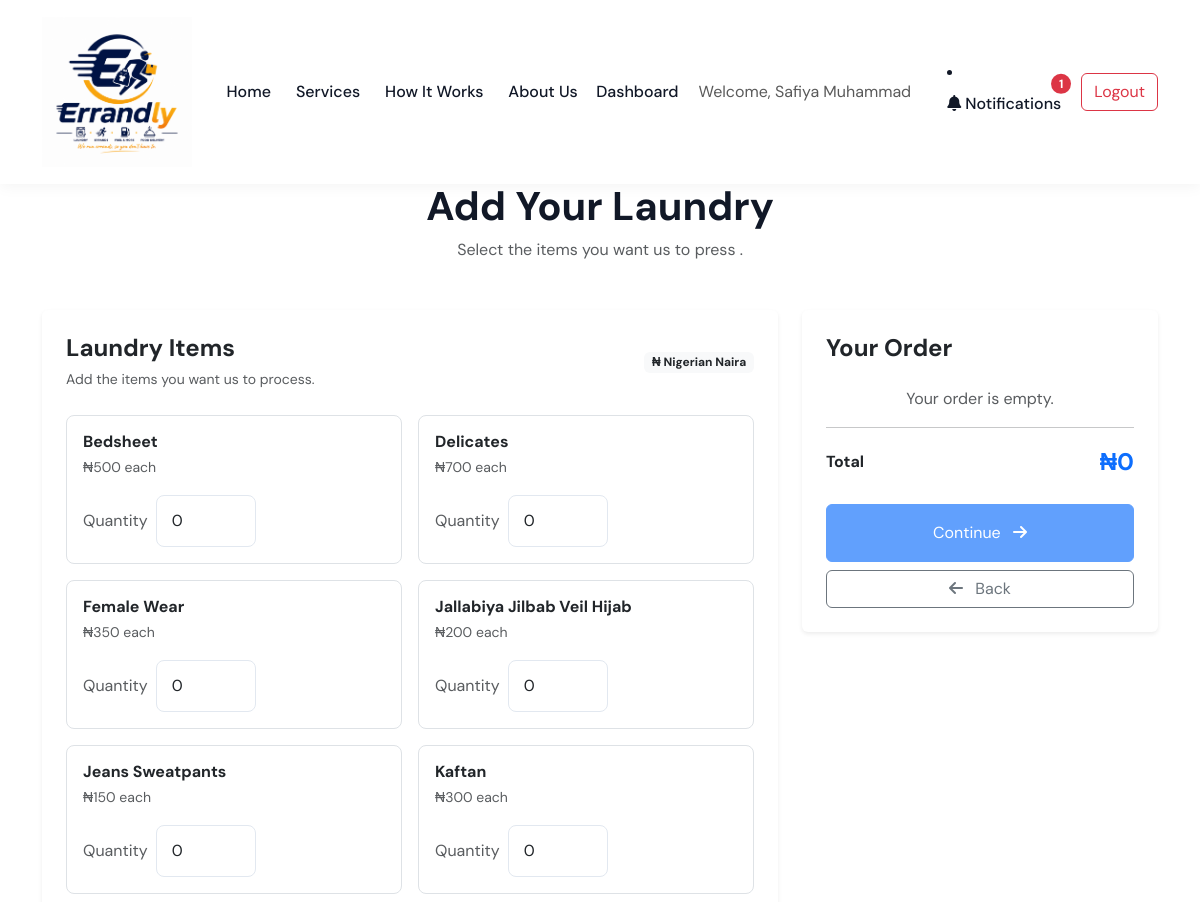
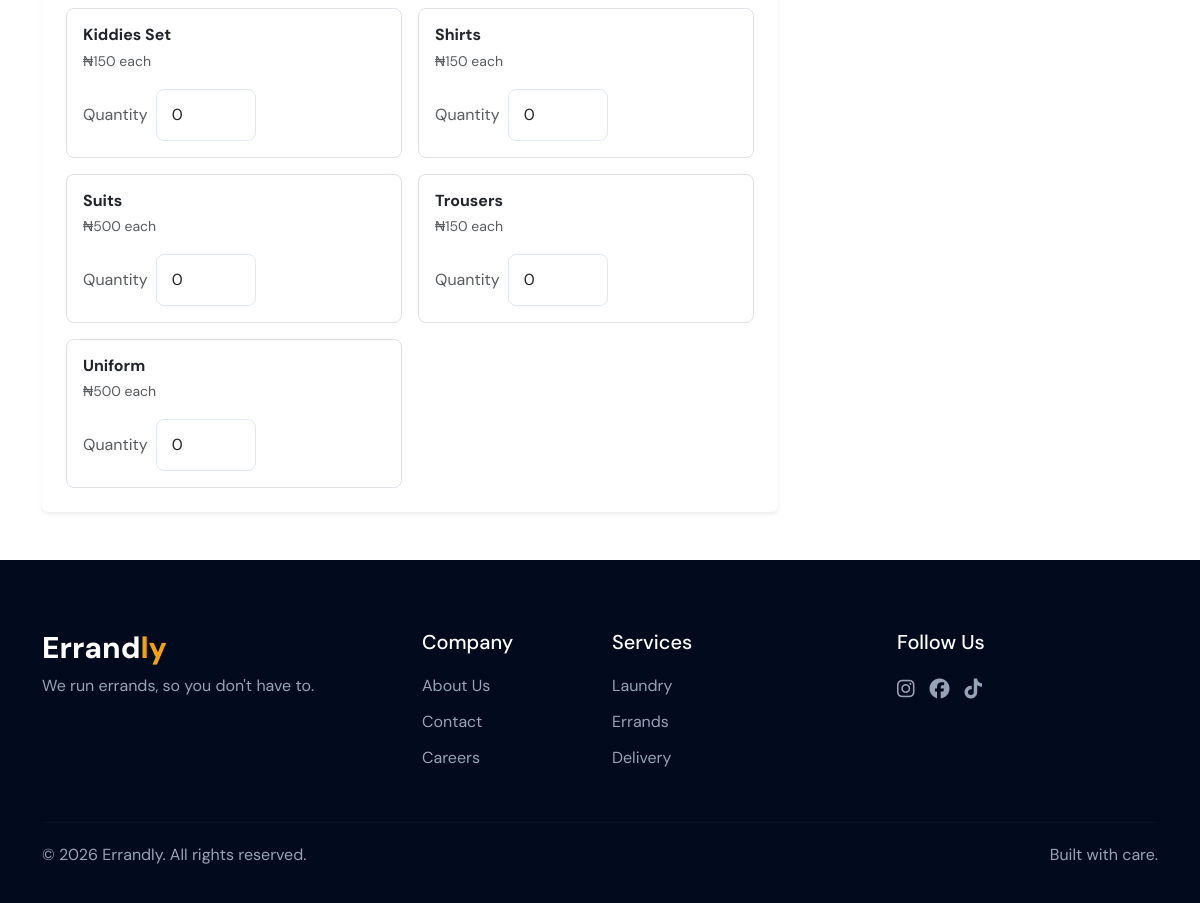
/laundry/pressing/items (signed in), run on the app's committed database (2 pictures, top to bottom).
### models.py (models this page shows)
class User(UserMixin, db.Model):
    __tablename__ = "users"
    id = db.Column(
        db.Integer,
        primary_key=True
    )
    name = db.Column(
        db.String(100),
        nullable=False
    )
    email = db.Column(
        db.String(120),
        unique=True,
        nullable=False
    )
    phone = db.Column(
        db.String(20),
        nullable=False
    )
    address = db.Column(
        db.String(250),
        nullable=False
    )
    password = db.Column(
        db.String(250),
        nullable=False
    )
    role = db.Column(
        db.String(20),
        nullable=False,
        default="customer"
    )
    notifications = db.relationship(
    "Notification",
    back_populates="user",
    cascade="all, delete-orphan"
)

class ServiceItem(db.Model):
    __tablename__ = "service_items"
    id = db.Column(
        db.Integer,
        primary_key=True
    )
    service_type = db.Column(
        db.String(30),
        nullable=False
    )
    item_name = db.Column(
        db.String(100),
        nullable=False
    )
    display_name = db.Column(
        db.String(150),
        nullable=False
    )
    price = db.Column(
        db.Integer,
        nullable=False
    )
    is_active = db.Column(
        db.Boolean,
        nullable=False,
        default=True
    )
    created_at = db.Column(
        db.DateTime,
        default=datetime.utcnow
    )
    updated_at = db.Column(
        db.DateTime,
        default=datetime.utcnow,
        onupdate=datetime.utcnow
    )
    __table_args__ = (
        db.UniqueConstraint(
            "service_type", "item_name",
            name="uq_service_type_item_name"
        ),
    )

### app.py (the view, shortened to what this page needs)
@app.route("/laundry/<service_type>/items", methods=["GET", "POST"])
@login_required
def laundry_items(service_type):
    if service_type not in LAUNDRY_PRICES:
        flash("Invalid laundry service selected.", "danger")
        return redirect(url_for("laundry"))
    service_items = ServiceItem.query.filter_by(
        service_type=service_type,
        is_active=True
    ).order_by(ServiceItem.display_name).all()
    return render_template(
        "laundry/items.html",
        service_type=service_type,
        service_items=service_items
    )

### app.py (called while the page is built)
@app.context_processor
def inject_notification_count():
    unread_count = 0
    if current_user.is_authenticated:
        unread_count = (
            Notification.query
            .filter_by(
                user_id=current_user.id,
                is_read=False
            )
            .count()
        )
    return dict(
        unread_notifications=unread_count
    )

@login_manager.user_loader
def load_user(user_id):
    return db.get_or_404(User, int(user_id))

### templates/laundry/items.html (shortened to what this page needs)
{% extends "base.html" %}
{% block content %}
<section class="py-5" style="margin-top: 90px;">
    <div class="container">
        <div class="text-center mb-5">
            <span class="badge bg-primary px-3 py-2 mb-3">
            </span>
            <h1 class="fw-bold">
                Add Your Laundry
            </h1>
            <p class="text-muted">
                Select the items you want us to
                {% if service_type == "pressing" %}
                    press
                {% else %}
                    wash and press
                {% endif %}
                .
            </p>
        </div>
        <form method="POST">
            <div class="row g-4">
                <div class="col-lg-8">
                    <div class="card border-0 shadow-sm">
                        <div class="card-body p-4">
                            <div class="d-flex justify-content-between align-items-center mb-4">
                                <div>
                                    <h4 class="fw-bold mb-1">
                                        Laundry Items
                                    </h4>
                                    <small class="text-muted">
                                        Add the items you want us to process.
                                    </small>
                                </div>
                                <span class="badge bg-light text-dark">
                                    ₦ Nigerian Naira
                                </span>
                            </div>
                            <div class="row g-3">
                                {% for service_item in service_items %}
                                <div class="col-md-6">
                                    <div class="border rounded-3 p-3 h-100">
                                        <div class="d-flex justify-content-between align-items-start">
                                            <div>
                                                <h6 class="fw-bold mb-1">
                                                    {{ service_item.display_name }}
                                                </h6>
                                                <small class="text-muted">
                                                    ₦{{ "{:,}".format(service_item.price) }} each
                                                </small>
                                            </div>
                                        </div>
                                        <div class="d-flex align-items-center mt-3">
                                            <label class="me-2 text-muted">
                                                Quantity
                                            </label>
                                            <input
                                                type="number"
                                                name="{{ service_item.item_name }}"
                                                class="form-control quantity-input"
                                                value="0"
                                                min="0"
                                                data-price="{{ service_item.price }}"
                                                style="max-width: 100px;"
                                            >
                                        </div>
                                    </div>
                                </div>
                                {% endfor %}
                            </div>
                        </div>
                    </div>
                </div>
                <div class="col-lg-4">
                    <div class="card border-0 shadow-sm sticky-top"
                         style="top: 110px;">
                        <div class="card-body p-4">
                            <h4 class="fw-bold mb-4">
                                Your Order
                            </h4>
                            <div id="order-summary">
                            </div>
                            <hr>
                            <div class="d-flex justify-content-between align-items-center">
                                <span class="fw-bold">
                                    Total
                                </span>
                                <span class="fw-bold fs-4 text-primary"
                                      id="total-price">
                                    ₦0
                                </span>
                            </div>
                            <button
                                type="submit"
                                class="btn btn-primary w-100 mt-4 py-3"
                                id="continue-button"
                                disabled>
                                Continue
                                <i class="fas fa-arrow-right ms-2"></i>
                            </button>
                            <a href="{{ url_for('laundry') }}"
                               class="btn btn-outline-secondary w-100 mt-2">
                                <i class="fas fa-arrow-left me-2"></i>
                                Back
                            </a>
                        </div>
                    </div>
                </div>
            </div>
        </form>
    </div>
</section>
{% endblock %}

### templates/base.html (shortened to what this page needs)
<!DOCTYPE html>
<html lang="en">
<head>
    <link href="https://cdn.jsdelivr.net/npm/bootstrap@5.3.3/dist/css/bootstrap.min.css"
        rel="stylesheet">
    <link rel="stylesheet"
        href="https://cdnjs.cloudflare.com/ajax/libs/font-awesome/6.5.2/css/all.min.css">
    <link rel="stylesheet"
        href="{{ url_for('static', filename='css/style.css') }}">
</head>
<body>
    <nav class="navbar navbar-expand-lg fixed-top">
        <div class="container">
            <a class="navbar-brand" href="{{ url_for('home') }}">
                <img src="{{ url_for('static', filename='images/errandly-logo.png') }}"
                     alt="Errandly Logo">
            </a>
            <div class="collapse navbar-collapse" id="mainNavbar">
                <ul class="navbar-nav mx-auto">
                    <li class="nav-item">
                        <a class="nav-link" href="#home">Home</a>
                    </li>
                    <li class="nav-item">
                        <a class="nav-link" href="#services">Services</a>
                    </li>
                    <li class="nav-item">
                        <a class="nav-link" href="#how-it-works">
                            How It Works
                        </a>
                    </li>
                    <li class="nav-item">
                        <a class="nav-link" href="#about">
                            About Us
                        </a>
                    </li>
                </ul>
                <div class="nav-actions">
                   {% if current_user.is_authenticated %}
                        {% if current_user.role == "admin" %}
                            <a href="{{ url_for('admin_dashboard') }}"
                                class="nav-link">
                                    Admin Dashboard
                            </a>
                            <a href="{{ url_for('admin_services') }}"
                                class="nav-link">
                                    Manage Pricing
                            </a>
                        {% else %}
                            <a href="{{ url_for('dashboard') }}"
                                class="nav-link">
                                    Dashboard
                            </a>
                        {% endif %}
                        <span class="navbar-text me-3">
                            Welcome, {{ current_user.name }}
                        </span>
                        <li class="nav-item">
                            <a
                                class="nav-link position-relative"
                                href="{{ url_for('notifications') }}"
                            >
                                <i class="fas fa-bell"></i>
                                Notifications
                                {% if unread_notifications > 0 %}
                                    <span
                                        class="position-absolute top-0 start-100 translate-middle badge rounded-pill bg-danger"
                                    >
                                        {{ unread_notifications }}
                                    </span>
                                {% endif %}
                            </a>
                        </li>
                        <a href="{{ url_for('logout') }}"
                        class="btn btn-outline-danger">
                            Logout
                        </a>
                    {% endif %}
                </div>
            </div>
        </div>
    </nav>
    {% block content %}
    {% endblock %}
    <footer class="footer">
        <div class="container">
            <div class="row gy-4">
                <div class="col-lg-4">
                    <h3 class="footer-logo">
                        Errand<span>ly</span>
                    </h3>
                    <p>
                        We run errands, so you don't have to.
                    </p>
                </div>
                <div class="col-lg-2 col-md-4">
                    <h5>Company</h5>
                    <a href="#about">About Us</a>
                    <a href="#">Contact</a>
                    <a href="#">Careers</a>
                </div>
                <div class="col-lg-3 col-md-4">
                    <h5>Services</h5>
                    <a href="#services">Laundry</a>
                    <a href="#services">Errands</a>
                    <a href="#services">Delivery</a>
                </div>
                <div class="col-lg-3 col-md-4">
                    <h5>Follow Us</h5>
                    <div class="social-links">
                        <a href="#">
                            <i class="fab fa-instagram"></i>
                        </a>
                        <a href="#">
                            <i class="fab fa-facebook"></i>
                        </a>
                        <a href="#">
                            <i class="fab fa-tiktok"></i>
                        </a>
                    </div>
                </div>
            </div>
            <hr>
            <div class="footer-bottom">
                <p>
                    © 2026 Errandly. All rights reserved.
                </p>
                <p>
                    Built with care.
                </p>
            </div>
        </div>
    </footer>
</body>
</html>

### static/css/style.css (style rules this page uses)
:root { --primary-color: #071d49; --secondary-color: #f5a400; --dark-color: #111827; --light-color: #f8fafc; --white: #ffffff; }
* { margin: 0; padding: 0; box-sizing: border-box; }
body { font-family: 'DM Sans', sans-serif; color: var(--dark-color); background-color: var(--white); }
.navbar { background-color: var(--white); padding: 12px 0; box-shadow: 0 2px 15px rgba(0, 0, 0, 0.05); transition: all 0.3s ease; }
.navbar-brand { display: flex; align-items: center; }
.navbar-brand img { width: 150px; height: auto; display: block; }
.navbar-nav { gap: 25px; }
.nav-link { color: var(--dark-color); font-weight: 500; padding: 8px 0 !important; position: relative; transition: 0.3s ease; }
.nav-link::after { content: ""; position: absolute; width: 0; height: 2px; background-color: var(--secondary-color); left: 0; bottom: 0; transition: width 0.3s ease; }
.nav-actions { display: flex; align-items: center; gap: 20px; }
.footer { padding: 70px 0 20px; background-color: #020b1d; color: var(--white); }
.footer-logo { font-size: 30px; font-weight: 800; }
.footer-logo span { color: var(--secondary-color); }
.footer p { color: #94a3b8; }
.footer h5 { margin-bottom: 20px; }
.footer a { display: block; color: #94a3b8; text-decoration: none; margin-bottom: 12px; }
.social-links { display: flex; gap: 15px; }
.social-links a { font-size: 20px; }
.footer hr { border-color: #1e293b; margin: 40px 0 20px; }
.footer-bottom { display: flex; justify-content: space-between; }
.form-control { padding: 13px 15px; border: 1px solid #e2e8f0; border-radius: 8px; }

### data on the page
User: name "Safiya Muhammad"
ServiceItem: display_name "Bedsheet", price "500", bedsheet "0"
ServiceItem: display_name "Delicates", price "700", delicates "0"
ServiceItem: display_name "Female Wear", price "350", female_wear "0"
ServiceItem: display_name "Jallabiya Jilbab Veil Hijab", price "200", jallabiya_jilbab_veil_hijab "0"
ServiceItem: display_name "Jeans Sweatpants", price "150", jeans_sweatpants "0"
ServiceItem: display_name "Kaftan", price "300", kaftan "0"
ServiceItem: display_name "Kiddies Set", price "150", kiddies_set "0"
ServiceItem: display_name "Shirts", price "150", shirts "0"
ServiceItem: display_name "Suits", price "500", suits "0"
ServiceItem: display_name "Trousers", price "150", trousers "0"
ServiceItem: display_name "Uniform", price "500", uniform "0"

### other printed values
{{ unread_notifications }} "1"
